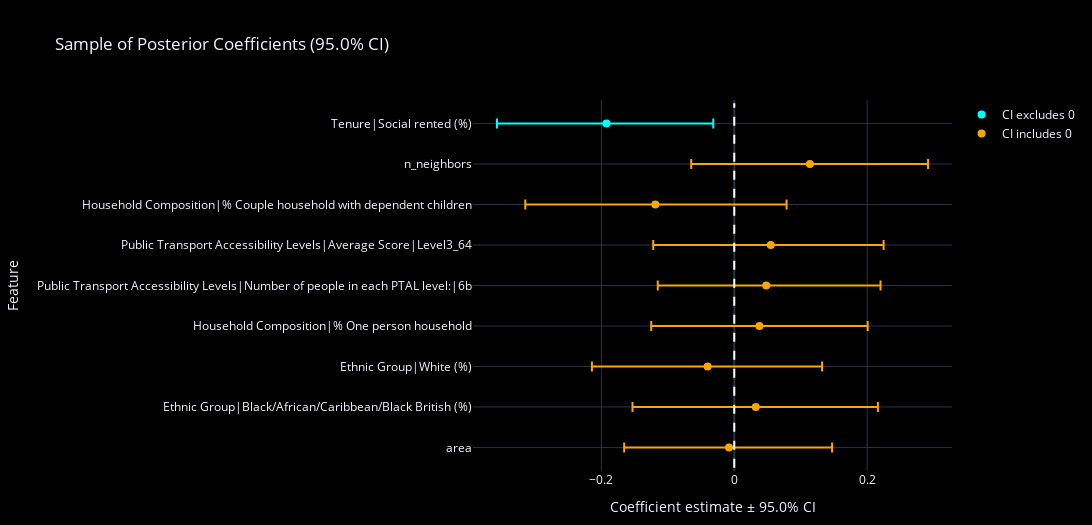
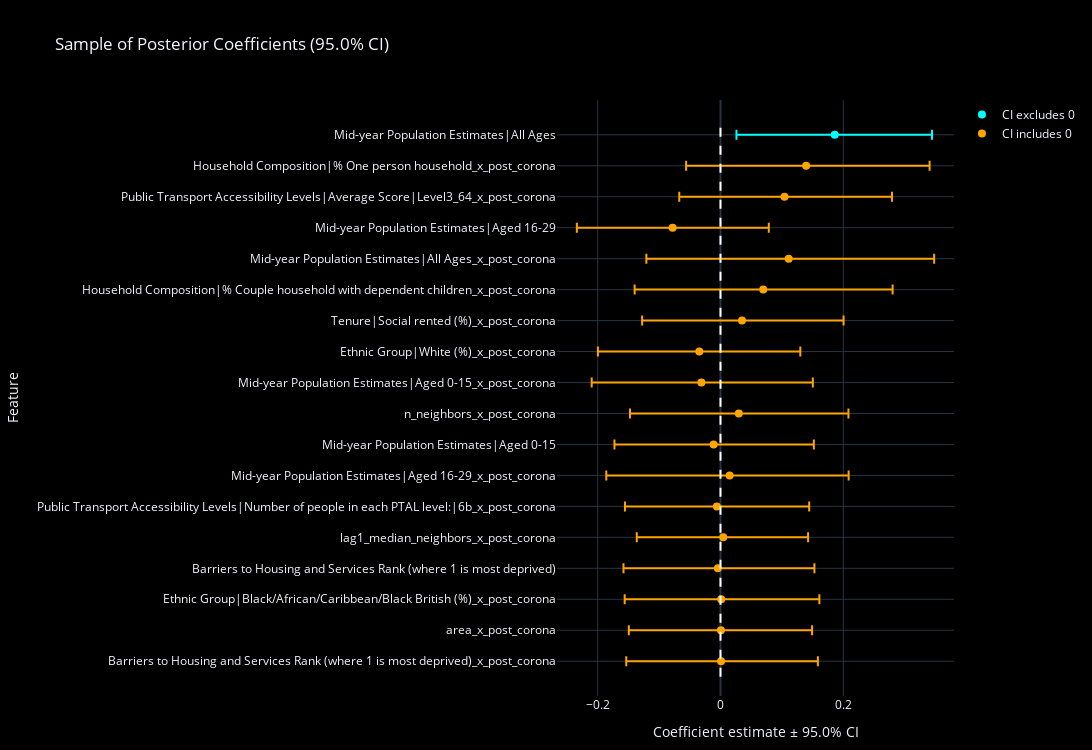
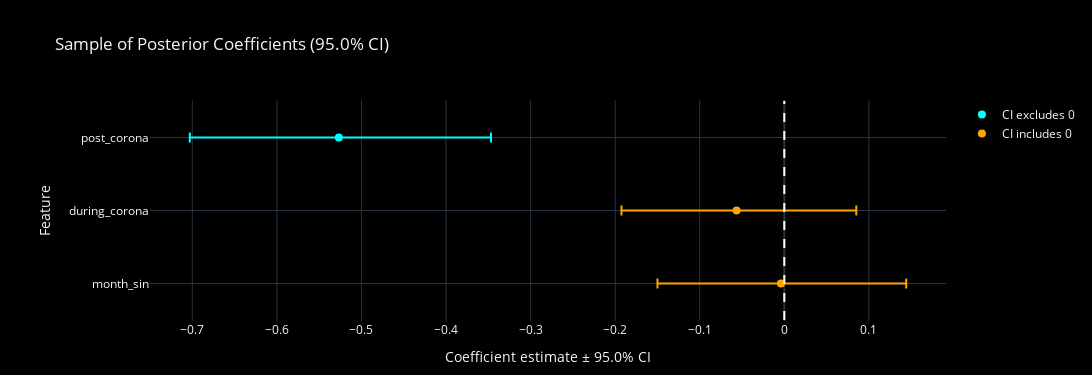
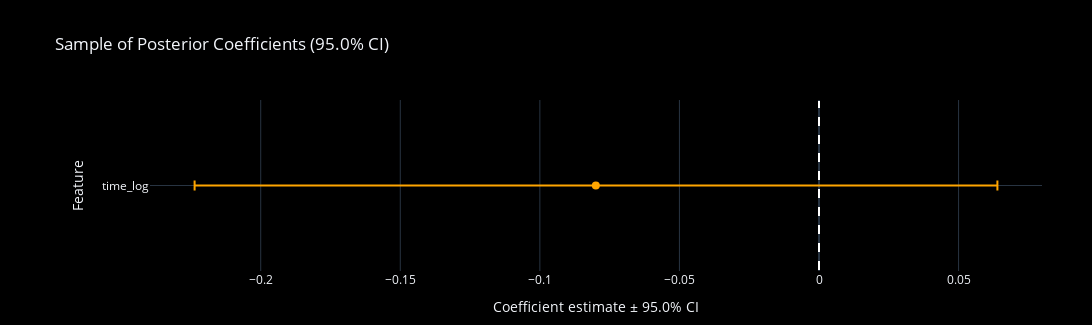

Write notebook code for charts like these, in order.
### Code cell
import plotly.graph_objects as go

# Loop through each DataFrame in frames and create a dark‐themed Plotly figure
for alpha, df in frames.items():
    # 1. Compute error bar magnitudes
    lower_err = df['mean'] - df['ci_lower']
    upper_err = df['ci_upper'] - df['mean']
    contains_zero = (df['ci_lower'] <= 0) & (df['ci_upper'] >= 0)

    # 2. Initialize figure with dark theme
    fig = go.Figure(layout=dict(
        template="plotly_dark",              # built-in dark template :contentReference[oaicite:2]{index=2}
        paper_bgcolor="black",               # full black canvas :contentReference[oaicite:3]{index=3}
        plot_bgcolor="black",                # black plotting area
    ))

    # 3a. Plot intervals excluding zero (blue markers)
    fig.add_trace(go.Scatter(
        x=df.loc[~contains_zero, 'mean'],
        y=df.loc[~contains_zero, 'col'],
        error_x=dict(
            type='data',
            symmetric=False,
            array=upper_err[~contains_zero],
            arrayminus=lower_err[~contains_zero],
            thickness=2,
            width=5
        ),
        mode='markers',
        marker=dict(color='cyan', size=8),  # brighter marker for contrast
        name='CI excludes 0'
    ))

    # 3b. Plot intervals including zero (orange markers)
    fig.add_trace(go.Scatter(
        x=df.loc[contains_zero, 'mean'],
        y=df.loc[contains_zero, 'col'],
        error_x=dict(
            type='data',
            symmetric=False,
            array=upper_err[contains_zero],
            arrayminus=lower_err[contains_zero],
            thickness=2,
            width=5
        ),
        mode='markers',
        marker=dict(color='orange', size=8),
        name='CI includes 0'
    ))

    # 4. Vertical zero reference line in white
    fig.add_shape(
        type="line",
        x0=0, x1=0,
        y0=-0.5, y1=len(df)-0.5,
        xref="x", yref="y",
        line=dict(color="white", dash="dash", width=2)
    )

    # 5. Layout and axes adjustments
    fig.update_layout(
        title=f'Sample of Posterior Coefficients ({(1-alpha_1)*100:.1f}% CI)',
        xaxis_title=f'Coefficient estimate ± {(1-alpha_1)*100:.1f}% CI',
        yaxis_title='Feature',
        width=1200,
        height=300 + 25 * len(df),
        margin=dict(l=150, r=50, t=100, b=50),
        legend=dict(bgcolor='rgba(0,0,0,0)'),  # transparent legend background
    )

    # 6. Preserve DataFrame order on the y‐axis (inverted)
    fig.update_yaxes(
        categoryorder='array',
        categoryarray=df['col'].tolist()[::-1]
    )

    fig.show()

### Figure 1 — Plotly figure (JSON) as saved in the notebook; plotly's stock layout.template omitted (floating-point values rounded to 4 significant figures)
{"data": [{"error_x": {"array": [0.1608], "arrayminus": [0.1648], "symmetric": false, "thickness": 2, "type": "data", "width": 5}, "marker": {"color": "cyan", "size": 8}, "mode": "markers", "name": "CI excludes 0", "type": "scatter", "x": [-0.1924], "y": ["Tenure|Social rented (%)"]}, {"error_x": {"array": [0.1778, 0.1975, 0.1699, 0.172, 0.1629, 0.1723, 0.1839, 0.1551], "arrayminus": [0.1786, 0.1958, 0.1769, 0.1633, 0.1629, 0.1742, 0.1855, 0.1578], "symmetric": false, "thickness": 2, "type": "data", "width": 5}, "marker": {"color": "orange", "size": 8}, "mode": "markers", "name": "CI includes 0", "type": "scatter", "x": [0.1139, -0.1188, 0.05494, 0.04819, 0.0379, -0.04009, 0.03234, -0.007875], "y": ["n_neighbors", "Household Composition|% Couple household with dependent children", "Public Transport Accessibility Levels|Average Score|Level3_64", "Public Transport Accessibility Levels|Number of people in each PTAL level:|6b", "Household Composition|% One person household", "Ethnic Group|White (%)", "Ethnic Group|Black/African/Caribbean/Black British (%)", "area"]}], "layout": {"height": 525, "legend": {"bgcolor": "rgba(0,0,0,0)"}, "margin": {"b": 50, "l": 150, "r": 50, "t": 100}, "paper_bgcolor": "black", "plot_bgcolor": "black", "shapes": [{"line": {"color": "white", "dash": "dash", "width": 2}, "type": "line", "x0": 0, "x1": 0, "xref": "x", "y0": -0.5, "y1": 8.5, "yref": "y"}], "title": {"text": "Sample of Posterior Coefficients (95.0% CI)"}, "width": 1200, "xaxis": {"title": {"text": "Coefficient estimate ± 95.0% CI"}}, "yaxis": {"categoryarray": ["area", "Ethnic Group|Black/African/Caribbean/Black British (%)", "Ethnic Group|White (%)", "Household Composition|% One person household", "Public Transport Accessibility Levels|Number of people in each PTAL level:|6b", "Public Transport Accessibility Levels|Average Score|Level3_64", "Household Composition|% Couple household with dependent children", "n_neighbors", "Tenure|Social rented (%)"], "categoryorder": "array", "title": {"text": "Feature"}}}}

### Figure 2 — Plotly figure (JSON) as saved in the notebook; plotly's stock layout.template omitted (floating-point values rounded to 4 significant figures)
{"data": [{"error_x": {"array": [0.1585], "arrayminus": [0.1601], "symmetric": false, "thickness": 2, "type": "data", "width": 5}, "marker": {"color": "cyan", "size": 8}, "mode": "markers", "name": "CI excludes 0", "type": "scatter", "x": [0.1861], "y": ["Mid-year Population Estimates|All Ages"]}, {"error_x": {"array": [0.2012, 0.175, 0.1567, 0.2369, 0.2107, 0.1655, 0.1645, 0.1815, 0.1786, 0.1632, 0.1938, 0.1504, 0.1382, 0.1573, 0.16, 0.1485, 0.1576], "arrayminus": [0.1955, 0.1715, 0.1561, 0.2319, 0.2095, 0.1627, 0.1653, 0.1788, 0.1772, 0.1616, 0.201, 0.1497, 0.1409, 0.1537, 0.1572, 0.1501, 0.1545], "symmetric": false, "thickness": 2, "type": "data", "width": 5}, "marker": {"color": "orange", "size": 8}, "mode": "markers", "name": "CI includes 0", "type": "scatter", "x": [0.1395, 0.1043, -0.07794, 0.1111, 0.06964, 0.03504, -0.03445, -0.03103, 0.02984, -0.01117, 0.01492, -0.005925, 0.0045, -0.004279, 0.001109, 0.0007446, 0.0009761], "y": ["Household Composition|% One person household_x_post_corona", "Public Transport Accessibility Levels|Average Score|Level3_64_x_post_corona", "Mid-year Population Estimates|Aged 16-29", "Mid-year Population Estimates|All Ages_x_post_corona", "Household Composition|% Couple household with dependent children_x_post_corona", "Tenure|Social rented (%)_x_post_corona", "Ethnic Group|White (%)_x_post_corona", "Mid-year Population Estimates|Aged 0-15_x_post_corona", "n_neighbors_x_post_corona", "Mid-year Population Estimates|Aged 0-15", "Mid-year Population Estimates|Aged 16-29_x_post_corona", "Public Transport Accessibility Levels|Number of people in each PTAL level:|6b_x_post_corona", "lag1_median_neighbors_x_post_corona", "Barriers to Housing and Services Rank (where 1 is most deprived)", "Ethnic Group|Black/African/Caribbean/Black British (%)_x_post_corona", "area_x_post_corona", "Barriers to Housing and Services Rank (where 1 is most deprived)_x_post_corona"]}], "layout": {"height": 750, "legend": {"bgcolor": "rgba(0,0,0,0)"}, "margin": {"b": 50, "l": 150, "r": 50, "t": 100}, "paper_bgcolor": "black", "plot_bgcolor": "black", "shapes": [{"line": {"color": "white", "dash": "dash", "width": 2}, "type": "line", "x0": 0, "x1": 0, "xref": "x", "y0": -0.5, "y1": 17.5, "yref": "y"}], "title": {"text": "Sample of Posterior Coefficients (95.0% CI)"}, "width": 1200, "xaxis": {"title": {"text": "Coefficient estimate ± 95.0% CI"}}, "yaxis": {"categoryarray": ["Barriers to Housing and Services Rank (where 1 is most deprived)_x_post_corona", "area_x_post_corona", "Ethnic Group|Black/African/Caribbean/Black British (%)_x_post_corona", "Barriers to Housing and Services Rank (where 1 is most deprived)", "lag1_median_neighbors_x_post_corona", "Public Transport Accessibility Levels|Number of people in each PTAL level:|6b_x_post_corona", "Mid-year Population Estimates|Aged 16-29_x_post_corona", "Mid-year Population Estimates|Aged 0-15", "n_neighbors_x_post_corona", "Mid-year Population Estimates|Aged 0-15_x_post_corona", "Ethnic Group|White (%)_x_post_corona", "Tenure|Social rented (%)_x_post_corona", "Household Composition|% Couple household with dependent children_x_post_corona", "Mid-year Population Estimates|All Ages_x_post_corona", "Mid-year Population Estimates|Aged 16-29", "Public Transport Accessibility Levels|Average Score|Level3_64_x_post_corona", "Household Composition|% One person household_x_post_corona", "Mid-year Population Estimates|All Ages"], "categoryorder": "array", "title": {"text": "Feature"}}}}

### Figure 3 — Plotly figure (JSON) as saved in the notebook; plotly's stock layout.template omitted (floating-point values rounded to 4 significant figures)
{"data": [{"error_x": {"array": [0.1799], "arrayminus": [0.1762], "symmetric": false, "thickness": 2, "type": "data", "width": 5}, "marker": {"color": "cyan", "size": 8}, "mode": "markers", "name": "CI excludes 0", "type": "scatter", "x": [-0.5267], "y": ["post_corona"]}, {"error_x": {"array": [0.1416, 0.1482], "arrayminus": [0.1361, 0.146], "symmetric": false, "thickness": 2, "type": "data", "width": 5}, "marker": {"color": "orange", "size": 8}, "mode": "markers", "name": "CI includes 0", "type": "scatter", "x": [-0.05647, -0.004005], "y": ["during_corona", "month_sin"]}], "layout": {"height": 375, "legend": {"bgcolor": "rgba(0,0,0,0)"}, "margin": {"b": 50, "l": 150, "r": 50, "t": 100}, "paper_bgcolor": "black", "plot_bgcolor": "black", "shapes": [{"line": {"color": "white", "dash": "dash", "width": 2}, "type": "line", "x0": 0, "x1": 0, "xref": "x", "y0": -0.5, "y1": 2.5, "yref": "y"}], "title": {"text": "Sample of Posterior Coefficients (95.0% CI)"}, "width": 1200, "xaxis": {"title": {"text": "Coefficient estimate ± 95.0% CI"}}, "yaxis": {"categoryarray": ["month_sin", "during_corona", "post_corona"], "categoryorder": "array", "title": {"text": "Feature"}}}}

### Figure 4 — Plotly figure (JSON) as saved in the notebook; plotly's stock layout.template omitted (floating-point values rounded to 4 significant figures)
{"data": [{"error_x": {"array": [], "arrayminus": [], "symmetric": false, "thickness": 2, "type": "data", "width": 5}, "marker": {"color": "cyan", "size": 8}, "mode": "markers", "name": "CI excludes 0", "type": "scatter", "x": [], "y": []}, {"error_x": {"array": [0.1439], "arrayminus": [0.1437], "symmetric": false, "thickness": 2, "type": "data", "width": 5}, "marker": {"color": "orange", "size": 8}, "mode": "markers", "name": "CI includes 0", "type": "scatter", "x": [-0.07995], "y": ["time_log"]}], "layout": {"height": 325, "legend": {"bgcolor": "rgba(0,0,0,0)"}, "margin": {"b": 50, "l": 150, "r": 50, "t": 100}, "paper_bgcolor": "black", "plot_bgcolor": "black", "shapes": [{"line": {"color": "white", "dash": "dash", "width": 2}, "type": "line", "x0": 0, "x1": 0, "xref": "x", "y0": -0.5, "y1": 0.5, "yref": "y"}], "title": {"text": "Sample of Posterior Coefficients (95.0% CI)"}, "width": 1200, "xaxis": {"title": {"text": "Coefficient estimate ± 95.0% CI"}}, "yaxis": {"categoryarray": ["time_log"], "categoryorder": "array", "title": {"text": "Feature"}}}}
